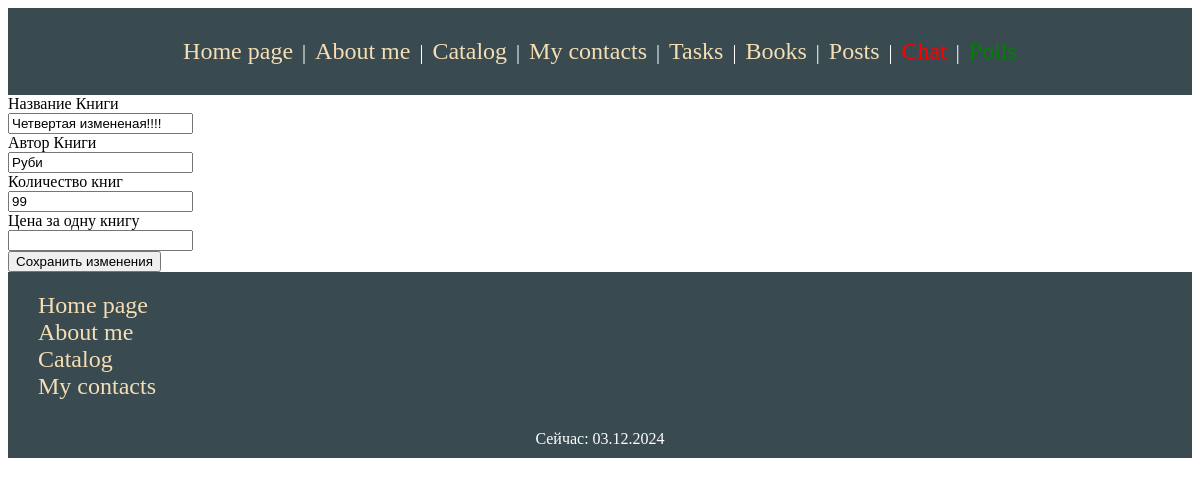
Page /books/1/book_edit/ on the committed database.
### block/models/book.py (models this page shows)
class Book(models.Model):
    title = models.CharField(max_length=150, validators=[MinLengthValidator(10)])
    author = models.CharField(max_length=100, validators=[MinLengthValidator(10)])
    published_date = models.DateTimeField(auto_now_add=True)
    price = models.DecimalField(max_digits=19, decimal_places=2)
    stock = models.IntegerField()

### block/views.py (the view)
# urls.py: path('books/<int:id>/book_edit/', views.book_edit),
def book_edit(request, id):
    try:
        bookEdit = Book.objects.get(id=id)
        if request.method == 'POST':
            bookEdit.title = request.POST.get('title')
            bookEdit.author = request.POST.get('author')
            bookEdit.price = request.POST.get('price')
            bookEdit.stock = request.POST.get('stock')
            bookEdit.save()
            return HttpResponseRedirect('/books')
        else:
            return render(request, 'Books/book_edit.html', {'bookEdit': bookEdit, 'my_date': datetime.now()})
    except Book.DoesNotExist:
        return HttpResponseNotFound("<h2>Ошибочка при редактировании)</h2>")

### block/templates/Books/book_edit.html (shortened to what this page needs)
{% extends "base.html" %}
{% block content %}
<form method="POST">
    <label>Название Книги</label><br>
    <input type="text" name="title" value="{{bookEdit.title}}"/><br>
    <label>Автор Книги</label><br>
    <input type="text" name="author" value="{{bookEdit.author}}"/><br>
    <label>Количество книг</label><br>
    <input type="number" name="stock" value="{{bookEdit.stock}}"/><br>
    <label>Цена за одну книгу</label><br>
    <input type="number" name="price" value="{{bookEdit.price}}"/><br>
    <input type="submit" value="Сохранить изменения" /><br>
</form>
{% endblock content %}

### block/static/css/styles.css (style rules this page uses)
html { margin: 0px; -webkit-background-size: cover; -moz-background-size: cover; -o-background-size: cover; background-size: cover; }
body { max-height: 100%; }

### rows in the picture
Book: title "Четвертая измененая!!!!", author "Руби", stock "99"
